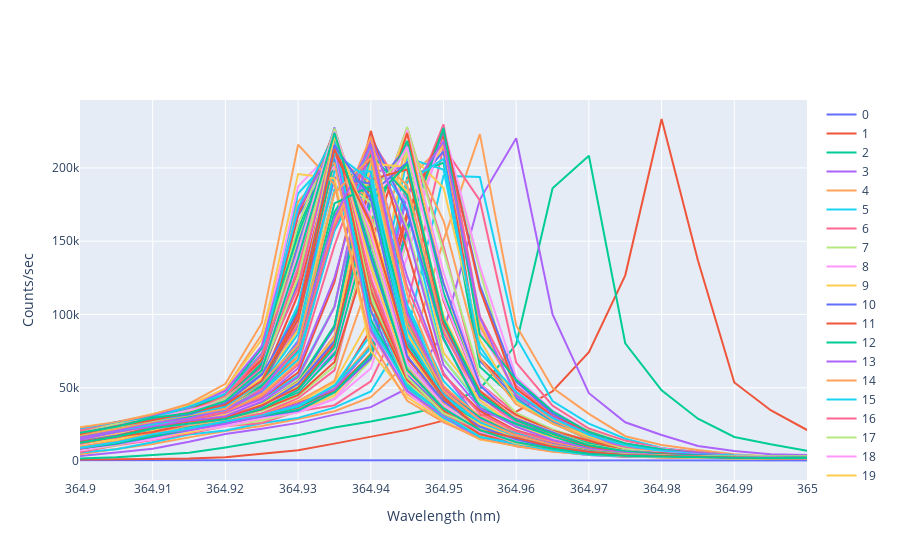

The code cell stored with this chart in its notebook:
### Code cell
import numpy as np
import matplotlib.pyplot as plt
import pandas as pd
import plotly.express as px
import plotly.graph_objects as go

FileNames = [0]*123
for i in range(len(FileNames)):
    string = 'Default (%.0f)' %(i+3)
    FileNames[i] = [string]
    print(FileNames[i])

fig = go.Figure()

for j in range(len(FileNames)):

    df = pd.read_csv(FileNames[j][0])
    dataWheader = np.array(df)

    data = dataWheader[2::]
    Wavelength = [0]*len(data) 
    Count = [0]*len(data)
    MaxLoc = [0]*len(data)
    for i in range(len(data)):
        step_0 = str(data[i]).split('\\t')
        Wavelength[i] = float(step_0[0][2::])
        Count[i] = float(step_0[1][0:-2])
    
     # Add traces
    fig.add_trace(go.Scatter(x=Wavelength, y=Count,
                    mode='lines',
                    name='%.0f' %j))

#plt.legend()
#plt.xlim(364.85, 365.025)
#lgd = ax.legend(bbox_to_anchor=(1.1, 0.1))
#text = ax.text(-0.2,1.05, "Default25to35", transform=ax.transAxes) # CHANGE K_RANGE
#go.savefig('June18_recalibration2_cursor.png', bbox_extra_artists=(lgd, text), bbox_inches='tight')

fig['layout']['xaxis'].update(title='Wavelength (nm)', range=[364.9, 365], dtick=0.01, autorange=False)
fig['layout']['yaxis'].update(title='Counts/sec', autorange=True)
fig.show()

### Figure 1 — Plotly figure (JSON) as saved in the notebook; plotly's stock layout.template omitted (floating-point values rounded to 4 significant figures; data arrays with more than 128 entries replaced by an {"elided": "..."} marker saying what was removed)
{"data": [{"mode": "lines", "name": "0", "type": "scatter", "x": {"elided": "201 float values"}, "y": {"elided": "201 int values"}}, {"mode": "lines", "name": "1", "type": "scatter", "x": {"elided": "201 float values"}, "y": {"elided": "201 int values"}}, {"mode": "lines", "name": "2", "type": "scatter", "x": {"elided": "201 float values"}, "y": {"elided": "201 int values"}}, {"mode": "lines", "name": "3", "type": "scatter", "x": {"elided": "201 float values"}, "y": {"elided": "201 int values"}}, {"mode": "lines", "name": "4", "type": "scatter", "x": {"elided": "201 float values"}, "y": {"elided": "201 int values"}}, {"mode": "lines", "name": "5", "type": "scatter", "x": {"elided": "201 float values"}, "y": {"elided": "201 int values"}}, {"mode": "lines", "name": "6", "type": "scatter", "x": {"elided": "201 float values"}, "y": {"elided": "201 int values"}}, {"mode": "lines", "name": "7", "type": "scatter", "x": {"elided": "201 float values"}, "y": {"elided": "201 int values"}}, {"mode": "lines", "name": "8", "type": "scatter", "x": {"elided": "201 float values"}, "y": {"elided": "201 int values"}}, {"mode": "lines", "name": "9", "type": "scatter", "x": {"elided": "201 float values"}, "y": {"elided": "201 int values"}}, {"mode": "lines", "name": "10", "type": "scatter", "x": [364.6, 364.6, 364.6, 364.6, 364.6, 364.6, 364.6, 364.6, 364.6, 364.6, 364.6, 364.7, 364.7, 364.7, 364.7, 364.7, 364.7, 364.7, 364.7, 364.7, 364.7, 364.7, 364.7, 364.7, 364.7, 364.7, 364.7, 364.7, 364.7, 364.7, 364.8, 364.8, 364.8, 364.8, 364.8, 364.8, 364.8, 364.8, 364.8, 364.8, 364.8, 364.8, 364.8, 364.8, 364.8, 364.8, 364.8, 364.8, 364.8, 364.8, 364.9, 364.9, 364.9, 364.9, 364.9, 364.9, 364.9, 364.9, 364.9, 364.9, 364.9, 364.9, 364.9, 364.9, 364.9, 364.9, 364.9, 364.9, 364.9, 364.9, 364.9, 365.0, 365.0, 365.0, 365.0, 365.0, 365.0, 365.0, 365.0, 365.0, 365, 365.0, 365.0, 365.0, 365.0, 365.0, 365.0, 365.0, 365.0, 365.0, 365.1, 365.1, 365.1, 365.1, 365.1, 365.1, 365.1, 365.1, 365.1, 365.1, 365.1, 365.1, 365.1, 365.1, 365.1, 365.1, 365.1, 365.1, 365.1, 365.1, 365.1, 365.2, 365.2, 365.2, 365.2, 365.2, 365.2, 365.2], "y": [80, 35, 108, 72, 81, 35, 98, 32, 75, 93, 56, 60, 31, 65, 127, 70, 129, 99, 128, 35, 61, 167, 108, 121, 193, 219, 300, 268, 374, 348, 327, 280, 220, 260, 203, 318, 260, 221, 316, 289, 420, 450, 359, 471, 472, 274, 442, 415, 474, 575, 501, 655, 679, 643, 854, 838, 1371, 1997, 3275, 6012, 8644, 12439, 17228, 21838, 25847, 30169, 34872, 48930, 77843, 183116, 211375, 68431, 42981, 26922, 15639, 9721, 6460, 4343, 3196, 2452, 2201, 2103, 2056, 1653, 1563, 1193, 1463, 1211, 1113, 982, 1036, 929, 841, 862, 749, 684, 620, 687, 563, 525, 463, 551, 594, 466, 424, 468, 385, 462, 285, 354, 354, 340, 411, 311, 416, 369, 370, 371]}, {"mode": "lines", "name": "11", "type": "scatter", "x": {"elided": "201 float values"}, "y": {"elided": "201 int values"}}, {"mode": "lines", "name": "12", "type": "scatter", "x": {"elided": "201 float values"}, "y": {"elided": "201 int values"}}, {"mode": "lines", "name": "13", "type": "scatter", "x": [364.6, 364.6, 364.6, 364.6, 364.6], "y": [63, 68, 67, 114, 82]}, {"mode": "lines", "name": "14", "type": "scatter", "x": {"elided": "201 float values"}, "y": {"elided": "201 int values"}}, {"mode": "lines", "name": "15", "type": "scatter", "x": {"elided": "201 float values"}, "y": {"elided": "201 int values"}}, {"mode": "lines", "name": "16", "type": "scatter", "x": {"elided": "201 float values"}, "y": {"elided": "201 int values"}}, {"mode": "lines", "name": "17", "type": "scatter", "x": [364.6, 364.6, 364.6, 364.6, 364.6, 364.6, 364.6, 364.6, 364.6, 364.6, 364.6, 364.7, 364.7, 364.7, 364.7, 364.7, 364.7, 364.7, 364.7, 364.7, 364.7, 364.7, 364.7, 364.7, 364.7, 364.7, 364.7, 364.7, 364.7, 364.7, 364.8, 364.8, 364.8, 364.8, 364.8, 364.8, 364.8, 364.8, 364.8, 364.8, 364.8, 364.8, 364.8, 364.8, 364.8, 364.8, 364.8, 364.8, 364.8, 364.8, 364.9], "y": [97, 107, 113, 107, 66, 81, 87, 66, 101, 160, 115, 67, 131, 80, 31, 102, 90, 100, 84, 83, 97, 97, 172, 267, 168, 266, 254, 192, 275, 276, 313, 408, 297, 232, 275, 427, 283, 366, 338, 278, 382, 302, 439, 397, 386, 431, 505, 375, 381, 544, 588]}, {"mode": "lines", "name": "18", "type": "scatter", "x": {"elided": "201 float values"}, "y": {"elided": "201 int values"}}, {"mode": "lines", "name": "19", "type": "scatter", "x": {"elided": "201 float values"}, "y": {"elided": "201 int values"}}, {"mode": "lines", "name": "20", "type": "scatter", "x": {"elided": "201 float values"}, "y": {"elided": "201 int values"}}, {"mode": "lines", "name": "21", "type": "scatter", "x": {"elided": "201 float values"}, "y": {"elided": "201 int values"}}, {"mode": "lines", "name": "22", "type": "scatter", "x": {"elided": "201 float values"}, "y": {"elided": "201 int values"}}, {"mode": "lines", "name": "23", "type": "scatter", "x": {"elided": "201 float values"}, "y": {"elided": "201 int values"}}, {"mode": "lines", "name": "24", "type": "scatter", "x": {"elided": "201 float values"}, "y": {"elided": "201 int values"}}, {"mode": "lines", "name": "25", "type": "scatter", "x": {"elided": "201 float values"}, "y": {"elided": "201 int values"}}, {"mode": "lines", "name": "26", "type": "scatter", "x": {"elided": "201 float values"}, "y": {"elided": "201 int values"}}, {"mode": "lines", "name": "27", "type": "scatter", "x": [364.6, 364.6, 364.6, 364.6, 364.6, 364.6, 364.6, 364.6, 364.6, 364.6, 364.6, 364.7, 364.7, 364.7, 364.7, 364.7, 364.7, 364.7, 364.7, 364.7, 364.7, 364.7, 364.7, 364.7, 364.7, 364.7, 364.7, 364.7, 364.7, 364.7, 364.8, 364.8, 364.8, 364.8, 364.8, 364.8, 364.8, 364.8, 364.8, 364.8, 364.8, 364.8, 364.8, 364.8, 364.8, 364.8, 364.8, 364.8, 364.8, 364.8, 364.9, 364.9, 364.9, 364.9, 364.9, 364.9, 364.9, 364.9, 364.9, 364.9, 364.9, 364.9, 364.9, 364.9, 364.9, 364.9, 364.9, 364.9, 364.9, 364.9, 364.9, 365.0, 365.0, 365.0, 365.0, 365.0, 365.0, 365.0, 365.0, 365.0, 365, 365.0, 365.0, 365.0, 365.0, 365.0, 365.0, 365.0, 365.0, 365.0, 365.1, 365.1, 365.1, 365.1, 365.1, 365.1, 365.1, 365.1, 365.1, 365.1, 365.1, 365.1, 365.1, 365.1, 365.1, 365.1, 365.1, 365.1, 365.1, 365.1, 365.1, 365.2, 365.2, 365.2, 365.2, 365.2, 365.2, 365.2, 365.2, 365.2], "y": [71, 36, 68, 79, 63, 38, 70, 94, 94, 48, 75, 76, 48, 41, 93, 100, 140, 96, 78, 149, 113, 164, 221, 302, 248, 287, 221, 226, 264, 277, 245, 282, 315, 266, 351, 346, 227, 350, 343, 280, 383, 390, 467, 245, 317, 313, 379, 581, 460, 498, 701, 683, 657, 851, 887, 1455, 1632, 2871, 4949, 8339, 12128, 16473, 21804, 24735, 28557, 34030, 44484, 64732, 155101, 227992, 142660, 58587, 32580, 21724, 13140, 8134, 5211, 3667, 3284, 2771, 2010, 2088, 1613, 1508, 1547, 1371, 1303, 1105, 1181, 1052, 982, 874, 940, 820, 627, 741, 803, 671, 594, 659, 690, 578, 589, 511, 586, 506, 354, 534, 396, 397, 350, 479, 278, 291, 428, 421, 393, 338, 385, 558]}, {"mode": "lines", "name": "28", "type": "scatter", "x": {"elided": "201 float values"}, "y": {"elided": "201 int values"}}, {"mode": "lines", "name": "29", "type": "scatter", "x": {"elided": "201 float values"}, "y": {"elided": "201 int values"}}, {"mode": "lines", "name": "30", "type": "scatter", "x": {"elided": "201 float values"}, "y": {"elided": "201 int values"}}, {"mode": "lines", "name": "31", "type": "scatter", "x": {"elided": "201 float values"}, "y": {"elided": "201 int values"}}, {"mode": "lines", "name": "32", "type": "scatter", "x": {"elided": "201 float values"}, "y": {"elided": "201 int values"}}, {"mode": "lines", "name": "33", "type": "scatter", "x": {"elided": "201 float values"}, "y": {"elided": "201 int values"}}, {"mode": "lines", "name": "34", "type": "scatter", "x": {"elided": "201 float values"}, "y": {"elided": "201 int values"}}, {"mode": "lines", "name": "35", "type": "scatter", "x": {"elided": "201 float values"}, "y": {"elided": "201 int values"}}, {"mode": "lines", "name": "36", "type": "scatter", "x": {"elided": "201 float values"}, "y": {"elided": "201 int values"}}, {"mode": "lines", "name": "37", "type": "scatter", "x": {"elided": "187 float values"}, "y": {"elided": "187 int values"}}, {"mode": "lines", "name": "38", "type": "scatter", "x": {"elided": "201 float values"}, "y": {"elided": "201 int values"}}, {"mode": "lines", "name": "39", "type": "scatter", "x": {"elided": "197 float values"}, "y": {"elided": "197 int values"}}, {"mode": "lines", "name": "40", "type": "scatter", "x": {"elided": "201 float values"}, "y": {"elided": "201 int values"}}, {"mode": "lines", "name": "41", "type": "scatter", "x": {"elided": "201 float values"}, "y": {"elided": "201 int values"}}, {"mode": "lines", "name": "42", "type": "scatter", "x": {"elided": "201 float values"}, "y": {"elided": "201 int values"}}, {"mode": "lines", "name": "43", "type": "scatter", "x": {"elided": "201 float values"}, "y": {"elided": "201 int values"}}, {"mode": "lines", "name": "44", "type": "scatter", "x": {"elided": "201 float values"}, "y": {"elided": "201 int values"}}, {"mode": "lines", "name": "45", "type": "scatter", "x": {"elided": "201 float values"}, "y": {"elided": "201 int values"}}, {"mode": "lines", "name": "46", "type": "scatter", "x": {"elided": "201 float values"}, "y": {"elided": "201 int values"}}, {"mode": "lines", "name": "47", "type": "scatter", "x": {"elided": "201 float values"}, "y": {"elided": "201 int values"}}, {"mode": "lines", "name": "48", "type": "scatter", "x": {"elided": "201 float values"}, "y": {"elided": "201 int values"}}, {"mode": "lines", "name": "49", "type": "scatter", "x": {"elided": "201 float values"}, "y": {"elided": "201 int values"}}, {"mode": "lines", "name": "50", "type": "scatter", "x": {"elided": "201 float values"}, "y": {"elided": "201 int values"}}, {"mode": "lines", "name": "51", "type": "scatter", "x": {"elided": "201 float values"}, "y": {"elided": "201 int values"}}, {"mode": "lines", "name": "52", "type": "scatter", "x": {"elided": "201 float values"}, "y": {"elided": "201 int values"}}, {"mode": "lines", "name": "53", "type": "scatter", "x": {"elided": "201 float values"}, "y": {"elided": "201 int values"}}, {"mode": "lines", "name": "54", "type": "scatter", "x": {"elided": "201 float values"}, "y": {"elided": "201 int values"}}, {"mode": "lines", "name": "55", "type": "scatter", "x": {"elided": "201 float values"}, "y": {"elided": "201 int values"}}, {"mode": "lines", "name": "56", "type": "scatter", "x": {"elided": "201 float values"}, "y": {"elided": "201 int values"}}, {"mode": "lines", "name": "57", "type": "scatter", "x": {"elided": "201 float values"}, "y": {"elided": "201 int values"}}, {"mode": "lines", "name": "58", "type": "scatter", "x": {"elided": "201 float values"}, "y": {"elided": "201 int values"}}, {"mode": "lines", "name": "59", "type": "scatter", "x": {"elided": "201 float values"}, "y": {"elided": "201 int values"}}, {"mode": "lines", "name": "60", "type": "scatter", "x": {"elided": "201 float values"}, "y": {"elided": "201 int values"}}, {"mode": "lines", "name": "61", "type": "scatter", "x": {"elided": "201 float values"}, "y": {"elided": "201 int values"}}, {"mode": "lines", "name": "62", "type": "scatter", "x": {"elided": "201 float values"}, "y": {"elided": "201 int values"}}, {"mode": "lines", "name": "63", "type": "scatter", "x": {"elided": "201 float values"}, "y": {"elided": "201 int values"}}, {"mode": "lines", "name": "64", "type": "scatter", "x": {"elided": "201 float values"}, "y": {"elided": "201 int values"}}, {"mode": "lines", "name": "65", "type": "scatter", "x": {"elided": "201 float values"}, "y": {"elided": "201 int values"}}, {"mode": "lines", "name": "66", "type": "scatter", "x": {"elided": "201 float values"}, "y": {"elided": "201 int values"}}, {"mode": "lines", "name": "67", "type": "scatter", "x": {"elided": "201 float values"}, "y": {"elided": "201 int values"}}, {"mode": "lines", "name": "68", "type": "scatter", "x": {"elided": "201 float values"}, "y": {"elided": "201 int values"}}, {"mode": "lines", "name": "69", "type": "scatter", "x": {"elided": "201 float values"}, "y": {"elided": "201 int values"}}, {"mode": "lines", "name": "70", "type": "scatter", "x": {"elided": "201 float values"}, "y": {"elided": "201 int values"}}, {"mode": "lines", "name": "71", "type": "scatter", "x": {"elided": "201 float values"}, "y": {"elided": "201 int values"}}, {"mode": "lines", "name": "72", "type": "scatter", "x": {"elided": "201 float values"}, "y": {"elided": "201 int values"}}, {"mode": "lines", "name": "73", "type": "scatter", "x": {"elided": "201 float values"}, "y": {"elided": "201 int values"}}, {"mode": "lines", "name": "74", "type": "scatter", "x": {"elided": "201 float values"}, "y": {"elided": "201 int values"}}, {"mode": "lines", "name": "75", "type": "scatter", "x": {"elided": "201 float values"}, "y": {"elided": "201 int values"}}, {"mode": "lines", "name": "76", "type": "scatter", "x": {"elided": "201 float values"}, "y": {"elided": "201 int values"}}, {"mode": "lines", "name": "77", "type": "scatter", "x": {"elided": "201 float values"}, "y": {"elided": "201 int values"}}, {"mode": "lines", "name": "78", "type": "scatter", "x": {"elided": "201 float values"}, "y": {"elided": "201 int values"}}, {"mode": "lines", "name": "79", "type": "scatter", "x": {"elided": "201 float values"}, "y": {"elided": "201 int values"}}, {"mode": "lines", "name": "80", "type": "scatter", "x": {"elided": "201 float values"}, "y": {"elided": "201 int values"}}, {"mode": "lines", "name": "81", "type": "scatter", "x": {"elided": "201 float values"}, "y": {"elided": "201 int values"}}, {"mode": "lines", "name": "82", "type": "scatter", "x": {"elided": "201 float values"}, "y": {"elided": "201 int values"}}, {"mode": "lines", "name": "83", "type": "scatter", "x": {"elided": "201 float values"}, "y": {"elided": "201 int values"}}, {"mode": "lines", "name": "84", "type": "scatter", "x": {"elided": "201 float values"}, "y": {"elided": "201 int values"}}, {"mode": "lines", "name": "85", "type": "scatter", "x": {"elided": "201 float values"}, "y": {"elided": "201 int values"}}, {"mode": "lines", "name": "86", "type": "scatter", "x": {"elided": "201 float values"}, "y": {"elided": "201 int values"}}, {"mode": "lines", "name": "87", "type": "scatter", "x": {"elided": "201 float values"}, "y": {"elided": "201 int values"}}, {"mode": "lines", "name": "88", "type": "scatter", "x": {"elided": "201 float values"}, "y": {"elided": "201 int values"}}, {"mode": "lines", "name": "89", "type": "scatter", "x": {"elided": "201 float values"}, "y": {"elided": "201 int values"}}, {"mode": "lines", "name": "90", "type": "scatter", "x": {"elided": "201 float values"}, "y": {"elided": "201 int values"}}, {"mode": "lines", "name": "91", "type": "scatter", "x": {"elided": "201 float values"}, "y": {"elided": "201 int values"}}, {"mode": "lines", "name": "92", "type": "scatter", "x": {"elided": "201 float values"}, "y": {"elided": "201 int values"}}, {"mode": "lines", "name": "93", "type": "scatter", "x": {"elided": "201 float values"}, "y": {"elided": "201 int values"}}, {"mode": "lines", "name": "94", "type": "scatter", "x": {"elided": "201 float values"}, "y": {"elided": "201 int values"}}, {"mode": "lines", "name": "95", "type": "scatter", "x": {"elided": "201 float values"}, "y": {"elided": "201 int values"}}, {"mode": "lines", "name": "96", "type": "scatter", "x": {"elided": "201 float values"}, "y": {"elided": "201 int values"}}, {"mode": "lines", "name": "97", "type": "scatter", "x": {"elided": "201 float values"}, "y": {"elided": "201 int values"}}, {"mode": "lines", "name": "98", "type": "scatter", "x": {"elided": "201 float values"}, "y": {"elided": "201 int values"}}, {"mode": "lines", "name": "99", "type": "scatter", "x": {"elided": "201 float values"}, "y": {"elided": "201 int values"}}, {"mode": "lines", "name": "100", "type": "scatter", "x": {"elided": "201 float values"}, "y": {"elided": "201 int values"}}, {"mode": "lines", "name": "101", "type": "scatter", "x": {"elided": "201 float values"}, "y": {"elided": "201 int values"}}, {"mode": "lines", "name": "102", "type": "scatter", "x": {"elided": "201 float values"}, "y": {"elided": "201 int values"}}, {"mode": "lines", "name": "103", "type": "scatter", "x": {"elided": "201 float values"}, "y": {"elided": "201 int values"}}, {"mode": "lines", "name": "104", "type": "scatter", "x": {"elided": "201 float values"}, "y": {"elided": "201 int values"}}, {"mode": "lines", "name": "105", "type": "scatter", "x": {"elided": "201 float values"}, "y": {"elided": "201 int values"}}, {"mode": "lines", "name": "106", "type": "scatter", "x": {"elided": "201 float values"}, "y": {"elided": "201 int values"}}, {"mode": "lines", "name": "107", "type": "scatter", "x": {"elided": "201 float values"}, "y": {"elided": "201 int values"}}, {"mode": "lines", "name": "108", "type": "scatter", "x": {"elided": "201 float values"}, "y": {"elided": "201 int values"}}, {"mode": "lines", "name": "109", "type": "scatter", "x": {"elided": "201 float values"}, "y": {"elided": "201 int values"}}, {"mode": "lines", "name": "110", "type": "scatter", "x": {"elided": "201 float values"}, "y": {"elided": "201 int values"}}, {"mode": "lines", "name": "111", "type": "scatter", "x": {"elided": "201 float values"}, "y": {"elided": "201 int values"}}, {"mode": "lines", "name": "112", "type": "scatter", "x": {"elided": "201 float values"}, "y": {"elided": "201 int values"}}, {"mode": "lines", "name": "113", "type": "scatter", "x": {"elided": "201 float values"}, "y": {"elided": "201 int values"}}, {"mode": "lines", "name": "114", "type": "scatter", "x": {"elided": "201 float values"}, "y": {"elided": "201 int values"}}, {"mode": "lines", "name": "115", "type": "scatter", "x": {"elided": "201 float values"}, "y": {"elided": "201 int values"}}, {"mode": "lines", "name": "116", "type": "scatter", "x": {"elided": "201 float values"}, "y": {"elided": "201 int values"}}, {"mode": "lines", "name": "117", "type": "scatter", "x": {"elided": "201 float values"}, "y": {"elided": "201 int values"}}, {"mode": "lines", "name": "118", "type": "scatter", "x": {"elided": "201 float values"}, "y": {"elided": "201 int values"}}, {"mode": "lines", "name": "119", "type": "scatter", "x": {"elided": "201 float values"}, "y": {"elided": "201 int values"}}, {"mode": "lines", "name": "120", "type": "scatter", "x": {"elided": "201 float values"}, "y": {"elided": "201 int values"}}, {"mode": "lines", "name": "121", "type": "scatter", "x": {"elided": "201 float values"}, "y": {"elided": "201 int values"}}, {"mode": "lines", "name": "122", "type": "scatter", "x": {"elided": "201 float values"}, "y": {"elided": "201 int values"}}], "layout": {"xaxis": {"autorange": false, "dtick": 0.01, "range": [364.9, 365], "title": {"text": "Wavelength (nm)"}}, "yaxis": {"autorange": true, "title": {"text": "Counts/sec"}}}}
